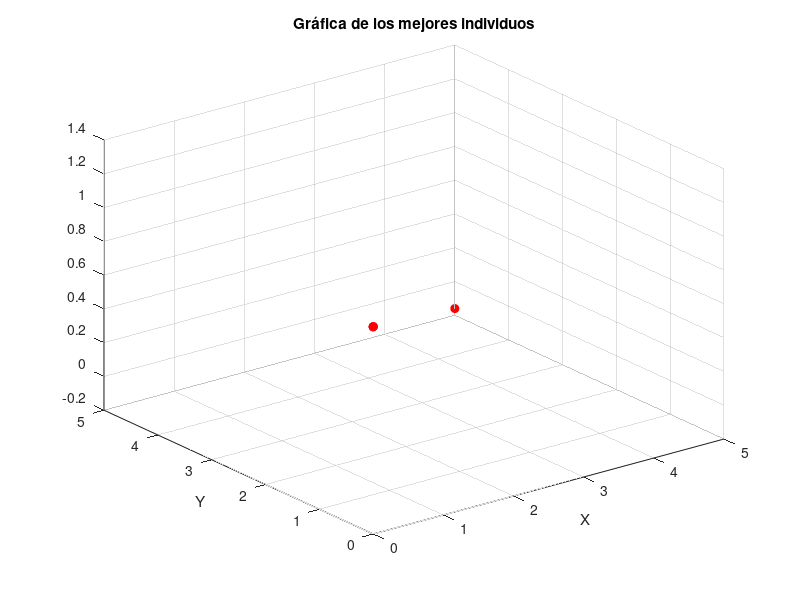

MATLAB code to generate this figure:
clc;
close all; 
warning off all;

disp("SUSTITUCIÓN EXTINTIVA CON ELITISMO");

% Capturar los parámetros para el algoritmo
Np = input('Ingrese el número de individuos de la población: ');
Nvar = 2;
lix = input('Ingrese el limite inferior de x: ');
liy = input('Ingrese el limite inferior de y: ');
li = [lix, liy]; 
lsx = input('Ingrese el limite superior de x: ');
lsy = input('Ingrese el limite superior de y: ');
ls = [lsx, lsy];

% Generación de la población inicial
Poblacion = zeros(Np, Nvar);
for i = 1:Np
    for j = 1:Nvar
        Poblacion(i,j) = li(j) + rand() * (ls(j) - li(j));
    end
end

% Evaluación de la población en la función de Langermann
a = [3,5,2,1,7];
b = [5,2,1,4,9];
c = [1,2,5,2,3];

aptitud = zeros(Np, 1); % Inicializar la aptitud
for i = 1:Np
    sumatoria = 0;
    for t = 1:5
        sumatoria = sumatoria + c(t) * cos(pi * ((Poblacion(i,1) - a(t))^2 + (Poblacion(i,2) - b(t))^2)) / exp(((Poblacion(i,1) - a(t))^2 + (Poblacion(i,2) - b(t))^2) / pi);
    end
    aptitud(i) = -sumatoria;
end

% Generación máxima
GenMax = input('Ingrese la cantidad de generaciones: ');

% Inicializar la matriz de padres y para guardar las mejores coordenadas
Padres = zeros(Np, Nvar); 
mejores_coordenadas = zeros(GenMax, Nvar+1); % Para guardar las coordenadas

for generacion = 1:GenMax
    
    % Condición para cambiar los parámetros de Nc y Nm
    % nc bajo (2-5) favorecen la exploración, nc alto (10- 20) explotación
    % nm bajo (20) favorece la exploración y (100) favorece la explotación
    if (generacion < 50)
        Nc = 2;
        Nm = 20;
        Pm = 0.1;

    elseif generacion >= 50 && generacion < 100
        Nc = 5;
        Nm = 30;
        Pm = 0.1;

    elseif generacion >= 100 && generacion < 150
        Nc = 10;
        Nm = 60;
        Pm = 0.03;

    else
        Nc = 20;
        Nm = 100;
        Pm = 0.03;

    end

    % Selección por torneo
    torneo = [randperm(Np); randperm(Np)]'; 
    for i = 1:Np
        if aptitud(torneo(i, 1)) < aptitud(torneo(i, 2))
            Padres(i, :) = Poblacion(torneo(i, 1), :);
        else
            Padres(i, :) = Poblacion(torneo(i, 2), :);
        end
    end
    
    % CRUZAMIENTO SBX
    Hijos = zeros(Np, Nvar);
    Pc = 0.9; 

    for i = 1:2:Np-1
        U = rand();
        hijo1 = zeros(1, Nvar); 
        hijo2 = zeros(1, Nvar); 
        if U <= Pc
            for j = 1:Nvar
                P1 = Padres(i,j);
                P2 = Padres(i+1,j);
                beta = 1 + 2 * min([P1 - li(j), ls(j) - P2]) / abs(P2 - P1);
                alpha = 2 - beta^(-(Nc + 1));
                if U <= 1 / alpha
                    beta_c = (U * alpha)^(1 / (Nc + 1));
                else
                    beta_c = (1 / (2 - U * alpha))^(1 / (Nc + 1));
                end
                hijo1(1,j) = 0.5 * ((P1 + P2) - beta_c * abs(P2 - P1));
                hijo2(1,j) = 0.5 * ((P1 + P2) + beta_c * abs(P2 - P1));
            end
        else
            hijo1 = Padres(i, :);
            hijo2 = Padres(i+1, :);
        end
        Hijos(i,:) = hijo1;
        Hijos(i+1,:) = hijo2;
    end
    
    % Mutación
    for i = 1:Np 
        for j = 1:Nvar
            r = rand();
            if r <= Pm
                delta = min((ls(j) - Hijos(i,j)), (Hijos(i,j) - li(j))) / (ls(j) - li(j));
                if r <= 0.5
                    deltaq = (2 * r + (1 - 2 * r) * (1 - delta)^(Nm + 1))^(1 / (Nm + 1)) - 1;
                else
                    deltaq = 1 - (2 * (1 - r) + 2 * (r - 0.5) * (1 - delta)^(Nm + 1))^(1 / (Nm + 1));
                end
                Hijos(i,j) = Hijos(i,j) + deltaq * (ls(j) - li(j));
            end
        end
    end
    
    % Evaluación de la población en la función de Langermann
    aptitudHijos = zeros(Np, 1); 
    for i = 1:Np
        sumatoria = 0;
        for t = 1:5
            sumatoria = sumatoria + c(t) * cos(pi * ((Hijos(i,1) - a(t))^2 + (Hijos(i,2) - b(t))^2)) / exp(((Hijos(i,1) - a(t))^2 + (Hijos(i,2) - b(t))^2) / pi);
        end
        aptitudHijos(i) = -sumatoria;
    end

    % Evaluar aptitudes tanto de los padres como de los hijos
    aptitudPadres = aptitud; % Guardar aptitud de los padres antes de ser sobrescritos

    % Buscar el mejor individuo entre padres e hijos
    [mejorAptitudPadres, idxMejorPadre] = min(aptitudPadres); % Mejor padre
    [mejorAptitudHijos, idxMejorHijo] = min(aptitudHijos); % Mejor hijo

    if mejorAptitudPadres < mejorAptitudHijos
        mejorAptitud = mejorAptitudPadres;
        mejorIndividuo = Padres(idxMejorPadre, :); % El mejor individuo es el de los padres
    else
        mejorAptitud = mejorAptitudHijos;
        mejorIndividuo = Hijos(idxMejorHijo, :); % El mejor individuo es el de los hijos
    end

    % Sustitución de la población por los hijos
    Poblacion = Hijos;

    % Reemplazar al peor hijo con el mejor individuo
    [~, idxPeorHijo] = max(aptitudHijos); % Índice del peor hijo
    Poblacion(idxPeorHijo, :) = mejorIndividuo; % Reemplazar peor hijo con el mejor individuo

    % Actualizar aptitud de la población después del elitismo
    aptitud = aptitudHijos;
    aptitud(idxPeorHijo) = mejorAptitud; % Asegurarse de que la aptitud del mejor individuo sea correcta

    % Guardar coordenadas del mejor individuo de la generación
    mejores_coordenadas(generacion,1:2) = mejorIndividuo;
    mejores_coordenadas(generacion,3) = mejorAptitud;

    % Mostrar resultados de la generación
    fprintf('\n Generación: %d',generacion);
    fprintf('\nSolucion: %f \nCoordenadas del mejor Individuo (%f, %f)\n',mejorAptitud,mejorIndividuo(1),mejorIndividuo(2));
    disp('-------------------------------------------------');
end

% Graficar las coordenadas de los mejores individuos
figure;
plot3(mejores_coordenadas(:,1), mejores_coordenadas(:,2),mejores_coordenadas(:,3), 'ro','MarkerFaceColor','r');
xlabel('X');
ylabel('Y');
title('Gráfica de los mejores individuos');
grid on;
